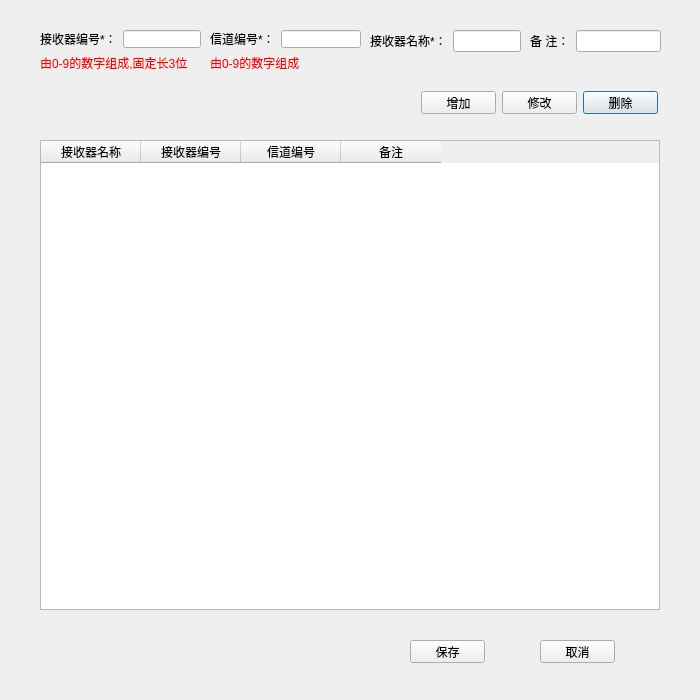
<?xml version="1.0" encoding="UTF-8"?>
<ui version="4.0">
 <class>BatchReceiverDialog</class>
 <widget class="QDialog" name="BatchReceiverDialog">
  <property name="geometry">
   <rect>
    <x>0</x>
    <y>0</y>
    <width>700</width>
    <height>700</height>
   </rect>
  </property>
  <property name="minimumSize">
   <size>
    <width>700</width>
    <height>700</height>
   </size>
  </property>
  <property name="maximumSize">
   <size>
    <width>700</width>
    <height>700</height>
   </size>
  </property>
  <property name="windowTitle">
   <string>批量添加接收器</string>
  </property>
  <widget class="QPushButton" name="ptnDelete">
   <property name="geometry">
    <rect>
     <x>583</x>
     <y>91</y>
     <width>75</width>
     <height>23</height>
    </rect>
   </property>
   <property name="text">
    <string>删除</string>
   </property>
  </widget>
  <widget class="QPushButton" name="ptnModify">
   <property name="geometry">
    <rect>
     <x>502</x>
     <y>91</y>
     <width>75</width>
     <height>23</height>
    </rect>
   </property>
   <property name="text">
    <string>修改</string>
   </property>
  </widget>
  <widget class="QPushButton" name="ptnAdd">
   <property name="geometry">
    <rect>
     <x>421</x>
     <y>91</y>
     <width>75</width>
     <height>23</height>
    </rect>
   </property>
   <property name="text">
    <string>增加</string>
   </property>
  </widget>
  <widget class="QPushButton" name="ptnSave">
   <property name="geometry">
    <rect>
     <x>410</x>
     <y>640</y>
     <width>75</width>
     <height>23</height>
    </rect>
   </property>
   <property name="text">
    <string>保存</string>
   </property>
  </widget>
  <widget class="QPushButton" name="ptnClose">
   <property name="geometry">
    <rect>
     <x>540</x>
     <y>640</y>
     <width>75</width>
     <height>23</height>
    </rect>
   </property>
   <property name="minimumSize">
    <size>
     <width>0</width>
     <height>0</height>
    </size>
   </property>
   <property name="text">
    <string>取消</string>
   </property>
  </widget>
  <widget class="QTableWidget" name="receiverTableWidget">
   <property name="geometry">
    <rect>
     <x>40</x>
     <y>140</y>
     <width>620</width>
     <height>470</height>
    </rect>
   </property>
   <column>
    <property name="text">
     <string>接收器名称</string>
    </property>
   </column>
   <column>
    <property name="text">
     <string>接收器编号</string>
    </property>
   </column>
   <column>
    <property name="text">
     <string>信道编号</string>
    </property>
   </column>
   <column>
    <property name="text">
     <string>备注</string>
    </property>
   </column>
  </widget>
  <widget class="QWidget" name="layoutWidget">
   <property name="geometry">
    <rect>
     <x>530</x>
     <y>30</y>
     <width>131</width>
     <height>22</height>
    </rect>
   </property>
   <layout class="QHBoxLayout" name="horizontalLayout_4">
    <item>
     <widget class="QLabel" name="label_3">
      <property name="text">
       <string>备 注：</string>
      </property>
     </widget>
    </item>
    <item>
     <widget class="QLineEdit" name="edtReceiverComments"/>
    </item>
   </layout>
  </widget>
  <widget class="QWidget" name="layoutWidget">
   <property name="geometry">
    <rect>
     <x>210</x>
     <y>30</y>
     <width>151</width>
     <height>42</height>
    </rect>
   </property>
   <layout class="QVBoxLayout" name="verticalLayout_2">
    <item>
     <layout class="QHBoxLayout" name="horizontalLayout_2">
      <item>
       <widget class="QLabel" name="label_4">
        <property name="text">
         <string>信道编号*：</string>
        </property>
       </widget>
      </item>
      <item>
       <widget class="QLineEdit" name="edtChannelID"/>
      </item>
     </layout>
    </item>
    <item>
     <widget class="QLabel" name="label_8">
      <property name="styleSheet">
       <string notr="true">color:red</string>
      </property>
      <property name="text">
       <string>由0-9的数字组成</string>
      </property>
     </widget>
    </item>
   </layout>
  </widget>
  <widget class="QWidget" name="layoutWidget">
   <property name="geometry">
    <rect>
     <x>40</x>
     <y>30</y>
     <width>161</width>
     <height>42</height>
    </rect>
   </property>
   <layout class="QVBoxLayout" name="verticalLayout">
    <item>
     <layout class="QHBoxLayout" name="horizontalLayout">
      <item>
       <widget class="QLabel" name="label">
        <property name="text">
         <string>接收器编号*：</string>
        </property>
       </widget>
      </item>
      <item>
       <widget class="QLineEdit" name="edtReceiverNo"/>
      </item>
     </layout>
    </item>
    <item>
     <widget class="QLabel" name="label_7">
      <property name="styleSheet">
       <string notr="true">color:red
</string>
      </property>
      <property name="text">
       <string>由0-9的数字组成,固定长3位</string>
      </property>
     </widget>
    </item>
   </layout>
  </widget>
  <widget class="QWidget" name="layoutWidget">
   <property name="geometry">
    <rect>
     <x>370</x>
     <y>30</y>
     <width>151</width>
     <height>22</height>
    </rect>
   </property>
   <layout class="QHBoxLayout" name="horizontalLayout_3">
    <item>
     <widget class="QLabel" name="label_2">
      <property name="text">
       <string>接收器名称*：</string>
      </property>
     </widget>
    </item>
    <item>
     <widget class="QLineEdit" name="edtReceiverName"/>
    </item>
   </layout>
  </widget>
 </widget>
 <resources/>
 <connections/>
</ui>
